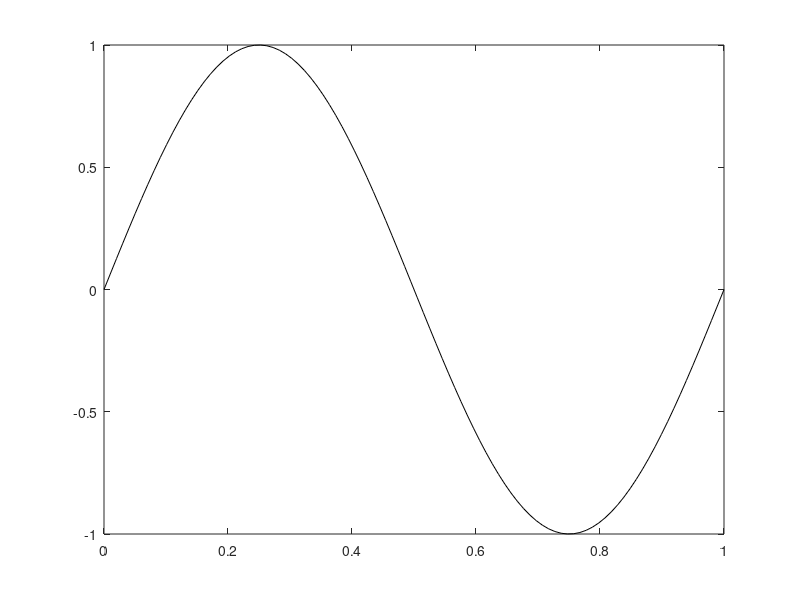

Reproduce this figure in MATLAB. (Note: this script raises an error after producing the figure.)
%reprezentare polinoame Bernstein
clf
t=linspace(0,1,100);
y=sin(2*pi*t);
plot(t,y,'k-'); hold on
for m=[10,15,100]
    x=linspace(0,1,m);
    yc=sin(2*pi*x);
    yb=deCasteljau(yc,t);
    plot(t,yb,'k--');
end